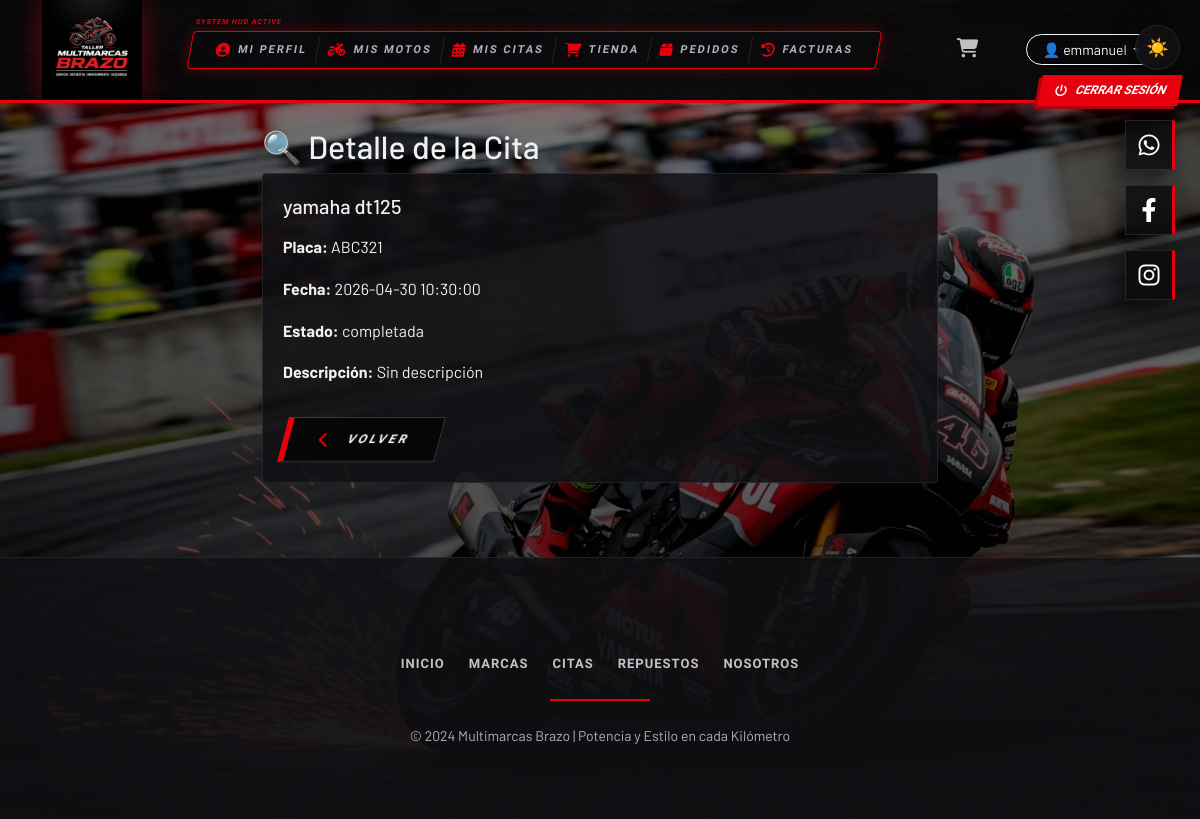
/citas/2 (signed in), run on the app's committed database.
### app/models/user.py (models this page shows, shortened)
class User(UserMixin, db.Model):
    __tablename__ = 'users'
    id = db.Column(db.Integer, primary_key=True)
    nombre_completo = db.Column(db.String(150), nullable=False)
    username = db.Column(db.String(80), unique=True, nullable=False)
    email = db.Column(db.String(120), unique=True, nullable=False)
    telefono = db.Column(db.String(20))
    password = db.Column(db.String(200), nullable=False)
    rol = db.Column(db.String(20), default='cliente')
    activo = db.Column(db.Boolean, default=True)
    motos = db.relationship('Moto', backref='propietario', lazy=True, cascade="all, delete-orphan")
    citas = db.relationship('Cita', backref='cliente', lazy=True, cascade="all, delete-orphan")
    def is_admin(self):
        return self.rol == 'admin'
    def is_empleado(self):
        return self.rol in ['admin', 'empleado']

### app/models/moto.py (models this page shows, shortened)
class Moto(db.Model):
    __tablename__ = 'motos'
    id = db.Column(db.Integer, primary_key=True)
    marca = db.Column(db.String(80), nullable=False)
    modelo = db.Column(db.String(80), nullable=False)
    placa = db.Column(db.String(20), unique=True, nullable=False)
    año = db.Column(db.Integer)
    color = db.Column(db.String(40))
    cilindraje = db.Column(db.String(20))
    user_id = db.Column(db.Integer, db.ForeignKey('users.id'), nullable=False)
    citas = db.relationship('Cita', backref='moto', lazy=True, cascade="all, delete-orphan")

### app/models/cita.py (models this page shows, shortened)
class Cita(db.Model):
    __tablename__ = 'citas'
    id = db.Column(db.Integer, primary_key=True)
    user_id = db.Column(db.Integer, db.ForeignKey('users.id'), nullable=False)
    moto_id = db.Column(db.Integer, db.ForeignKey('motos.id'), nullable=False)
    fecha = db.Column(db.DateTime, nullable=False)
    tipo_servicio = db.Column(db.String(80), nullable=False)
    descripcion = db.Column(db.String(200))
    estado = db.Column(db.String(20), default="pendiente")
    created_at = db.Column(db.DateTime, default=datetime.utcnow)

### app/routes/cita_route.py (the view)
@citas_bp.route('/<int:cid>')
@login_required
def detalle(cid):
    cita = Cita.query.get_or_404(cid)
    if not (current_user.is_admin() or current_user.is_empleado() or cita.user_id == current_user.id):
        flash('Acceso denegado.', 'danger')
        return redirect(url_for('citas.index'))
    return render_template('citas/detalle.html', cita=cita)

### app/templates/citas/detalle.html (shortened to what this page needs)
{% extends "base.html" %}
{% block content %}
<div class="container py-4" style="max-width:700px;">
  <h2>🔍 Detalle de la Cita</h2>
  <div style="background:var(--bg-card);border:1px solid var(--border);border-radius:var(--radius);padding:20px;">
    <h5>{{ cita.moto.marca }} {{ cita.moto.modelo }}</h5>
    <div class="mt-3">
      <p><b>Placa:</b> {{ cita.moto.placa }}</p>
      <p><b>Fecha:</b> {{ cita.fecha }}</p>
      <p><b>Estado:</b> {{ cita.estado }}</p>
      <p><b>Descripción:</b> {{ cita.descripcion or 'Sin descripción' }}</p>
    </div>
    <a href="{{ url_for('admin.citas') if current_user.is_admin() or current_user.is_empleado() else url_for('citas.index') }}" class="btn-back-striking mt-3"><i class="fas fa-chevron-left"></i> VOLVER</a>
  </div>
</div>
{% endblock %}

### app/templates/base.html (shortened to what this page needs)
<!DOCTYPE html>
<html lang="es" data-theme="dark">
<head>
  <link rel="stylesheet" href="https://cdn.jsdelivr.net/npm/bootstrap@5.3.0/dist/css/bootstrap.min.css">
  <link rel="stylesheet" href="{{ url_for('static', filename='css/main.css') }}">
  <link rel="stylesheet" href="https://cdnjs.cloudflare.com/ajax/libs/font-awesome/6.4.0/css/all.min.css">
</head>
<body>
{% if current_user.is_authenticated %}
<div class="logout-fixed">
    <a href="{{ url_for('auth.logout') }}" class="btn-logout-racer">
        <i class="fas fa-power-off"></i> CERRAR SESIÓN
    </a>
</div>
{% endif %}
<nav class="navbar navbar-expand-lg">
  <div class="container">
    <a class="navbar-brand" href="{{ url_for('home.index') }}">
      <img src="{{ url_for('static', filename='img/logo_brazo.png') }}" alt="Multimarcas Brazo" class="logo-main">
    </a>
      <ul class="navbar-nav mx-auto mb-2 mb-lg-0">
        <div class="navbar-status d-none d-lg-block">
            <div class="d-flex align-items-center">
                {% if current_user.is_authenticated %}
                    {% if current_user.is_admin() or current_user.is_empleado() %}
                        <a href="{{ url_for('admin.usuarios') }}" class="hud-shortcut-link"><i class="fas fa-users"></i> USUARIOS</a>
                        <a href="{{ url_for('admin.empleados') }}" class="hud-shortcut-link"><i class="fas fa-user-gear"></i> EQUIPO</a>
                        <a href="{{ url_for('admin.motos') }}" class="hud-shortcut-link"><i class="fas fa-motorcycle"></i> BASE DATOS</a>
                        <a href="{{ url_for('admin.citas') }}" class="hud-shortcut-link"><i class="fas fa-calendar-check"></i> AGENDA</a>
                        <a href="{{ url_for('repuestos.index') }}" class="hud-shortcut-link"><i class="fas fa-box-open"></i> INVENTARIO</a>
                        <a href="{{ url_for('admin.pedidos') }}" class="hud-shortcut-link"><i class="fas fa-shopping-basket"></i> PEDIDOS</a>
                        <a href="{{ url_for('admin.facturas') }}" class="hud-shortcut-link"><i class="fas fa-file-invoice-dollar"></i> FACTURAS</a>
                    {% else %}
                        <a href="{{ url_for('auth.perfil') }}" class="hud-shortcut-link"><i class="fas fa-user-circle"></i> MI PERFIL</a>
                        <a href="{{ url_for('motos.index') }}" class="hud-shortcut-link"><i class="fas fa-motorcycle"></i> MIS MOTOS</a>
                        <a href="{{ url_for('citas.index') }}" class="hud-shortcut-link"><i class="fas fa-calendar-alt"></i> MIS CITAS</a>
                        <a href="{{ url_for('repuestos.index') }}" class="hud-shortcut-link"><i class="fas fa-shopping-cart"></i> TIENDA</a>
                        <a href="{{ url_for('cliente.mis_pedidos') }}" class="hud-shortcut-link"><i class="fas fa-box"></i> PEDIDOS</a>
                        <a href="{{ url_for('cliente.historial') }}" class="hud-shortcut-link"><i class="fas fa-history"></i> FACTURAS</a>
                    {% endif %}
                {% endif %}
            </div>
        </div>
      </ul>
      <div class="ms-auto d-flex align-items-center gap-3">
        {% if current_user.is_authenticated %}
          {% if not current_user.is_admin() and not current_user.is_empleado() %}
          <a href="{{ url_for('carrito.ver_carrito') }}" class="nav-link position-relative me-3" title="Carrito">
            <i class="fas fa-shopping-cart" style="font-size: 1.2rem;"></i>
          </a>
          {% endif %}
          <div class="dropdown">
            <button class="btn btn-outline-light btn-sm dropdown-toggle rounded-pill px-3" type="button" data-bs-toggle="dropdown">
              👤 {{ current_user.nombre_completo.split(' ')[0] if current_user.nombre_completo else 'Usuario' }}
            </button>
          </div>
        {% endif %}
      </div>
    </div>
</nav>
<main>
  {% block content %}{% endblock %}
</main>
<footer class="footer-brazo">
  <div class="container text-center py-5">
    <div class="footer-nav mb-4 d-flex justify-content-center gap-4 flex-wrap">
        <a href="{{ url_for('home.index') }}" class="footer-link">INICIO</a>
        <a href="{{ url_for('home.marcas') }}" class="footer-link">MARCAS</a>
        <a href="{{ url_for('home.citas_info') }}" class="footer-link">CITAS</a>
        <a href="{{ url_for('home.repuestos_info') }}" class="footer-link">REPUESTOS</a>
        <a href="{{ url_for('home.nosotros') }}" class="footer-link">NOSOTROS</a>
    </div>
    <div class="footer-divider mb-4"></div>
    <p class="text-muted small mb-0">© 2024 Multimarcas Brazo | Potencia y Estilo en cada Kilómetro</p>
  </div>
</footer>
<button class="theme-toggle" id="themeToggle" onclick="toggleTheme()" title="Cambiar modo">🌙</button>
<div class="social-hud-float">
    <a href="https://wa.me/573204545930" target="_blank" class="social-hud-icon whatsapp" title="WhatsApp">
      <i class="fab fa-whatsapp"></i>
    </a>
    <a href="https://www.facebook.com/share/1CCzv4MGuq/" target="_blank" class="social-hud-icon facebook" title="Facebook">
      <i class="fab fa-facebook-f"></i>
    </a>
    <a href="https://www.instagram.com/multimarcasbrazo_61?igsh=MTN1dHdnaW9tdGtybA==" target="_blank" class="social-hud-icon instagram" title="Instagram">
      <i class="fab fa-instagram"></i>
    </a>
</div>
</body>
</html>

### app/static/css/main.css (style rules this page uses)
:root { --red: #E8000D; --red-dark: #B50009; --red-glow: rgba(232, 0, 13, 0.3); --accent: #E0E0E0; --white: #FFFFFF; --font-display: 'Barlow Condensed', sans-serif; --font-main: 'Barlow', sans-serif; --font-ui: 'Rajdhani', sans-serif; --transition: 0.3s cubic-bezier(0.4,0,0.2,1); --radius: 4px; --radius-lg: 8px; --shadow: 0 8px 32px rgba(0,0,0,0.5); --shadow-red: 0 0 30px var(--red-glow); --racer-skew: skewX(-10deg); }
[data-theme="dark"] { --bg: #0A0A0C; --bg-card: rgba(17, 17, 20, 0.85); --bg-card2: rgba(24, 24, 28, 0.9); --bg-nav: rgba(8, 8, 10, 0.95); --border: rgba(255,255,255,0.08); --border-hover: rgba(232, 0, 13, 0.5); --text: #F0F0F0; --text-muted: #B0B0C0; --text-dim: #808090; --input-bg: #1A1A1E; --input-border: rgba(255,255,255,0.1); --nav-link: rgba(255,255,255,0.75); --table-header: #1A1A1E; --table-row: #111114; --table-row-alt: #14141A; --overlay: rgba(0,0,0,0.6); --scrollbar: #222228; --badge-pending: rgba(255,170,0,0.15); --badge-confirmed: rgba(0,200,100,0.15); --badge-completed: rgba(100,150,255,0.15); --badge-cancelled: rgba(255,50,50,0.15); }
*, *::before, *::after { box-sizing: border-box; margin: 0; padding: 0; }
html { scroll-behavior: smooth; }
body { font-family: var(--font-main); background-color: #050505; color: var(--text); min-height: 100vh; transition: background-color var(--transition), color var(--transition); line-height: 1.6; overflow-x: hidden; position: relative; }
body::before { content: ""; position: fixed; inset: 0; background: linear-gradient(rgba(5,5,5,0.45), rgba(5,5,5,0.65)), url('../img/moto_cornering.png'); background-size: cover; background-position: center; background-attachment: fixed; z-index: -1; pointer-events: none; opacity: 0.7; filter: saturate(1.1) contrast(1.1) brightness(1.2); }
.navbar { background: var(--bg-nav); backdrop-filter: blur(20px); -webkit-backdrop-filter: blur(20px); border-bottom: 1px solid var(--border); padding: 0 0; position: sticky; top: 0; z-index: 1000; box-shadow: 0 2px 30px rgba(0,0,0,0.2); }
.navbar-brand { display: flex; align-items: center; gap: 8px; text-decoration: none; }
.nav-link { font-family: var(--font-ui); font-size: 13px; font-weight: 600; letter-spacing: 1.5px; text-transform: uppercase; color: var(--nav-link) !important; padding: 8px 14px !important; border-radius: var(--radius); transition: color var(--transition), background var(--transition); position: relative; }
.nav-link::after { content: ''; position: absolute; bottom: 2px; left: 50%; transform: translateX(-50%) scaleX(0); width: 60%; height: 2px; background: var(--red); transition: transform var(--transition); border-radius: 2px; }
.theme-toggle { position: fixed; top: 25px; right: 20px; width: 45px; height: 45px; border-radius: 50%; background: var(--bg-card); border: 1px solid var(--border); color: var(--text); display: flex; align-items: center; justify-content: center; cursor: pointer; z-index: 10000; transition: all var(--transition); font-size: 18px; box-shadow: var(--shadow); backdrop-filter: blur(8px); }
.text-muted { color: var(--text-muted) !important; }
.btn-back-striking { display: inline-flex; align-items: center; gap: 15px; font-family: var(--font-display); font-size: 12px; font-weight: 900; letter-spacing: 3px; text-transform: uppercase; font-style: italic; padding: 12px 30px; background: rgba(0, 0, 0, 0.7); color: #fff !important; border: 1px solid rgba(255,255,255,0.2); border-left: 6px solid var(--red); border-radius: 0px; text-decoration: none !important; transition: all 0.4s cubic-bezier(0.165, 0.84, 0.44, 1); backdrop-filter: blur(20px); transform: skewX(-15deg); position: relative; overflow: hidden; cursor: pointer; z-index: 100; animation: back-btn-pulse 2s infinite; }
.btn-back-striking::before { content: 'BACK'; position: absolute; top: 0; left: 0; width: 100%; height: 100%; background: var(--red); display: flex; align-items: center; justify-content: center; transform: translateY(100%); transition: transform 0.3s cubic-bezier(0.19, 1, 0.22, 1); color: #fff; font-weight: 900; }
.btn-back-striking i { color: var(--red); font-size: 16px; transition: all 0.3s ease; transform: skewX(15deg); }
.footer-brazo { background: var(--bg-card); border-top: 1px solid var(--border); padding: 48px 0 24px; margin-top: 80px; }

### data on the page
User: nombre_completo "emmanuel"
Moto: moto.marca "yamaha", moto.modelo "dt125", moto.placa "ABC321"
Cita: fecha "2026-04-30 10:30:00", estado "completada", descripcion "Sin descripción"
